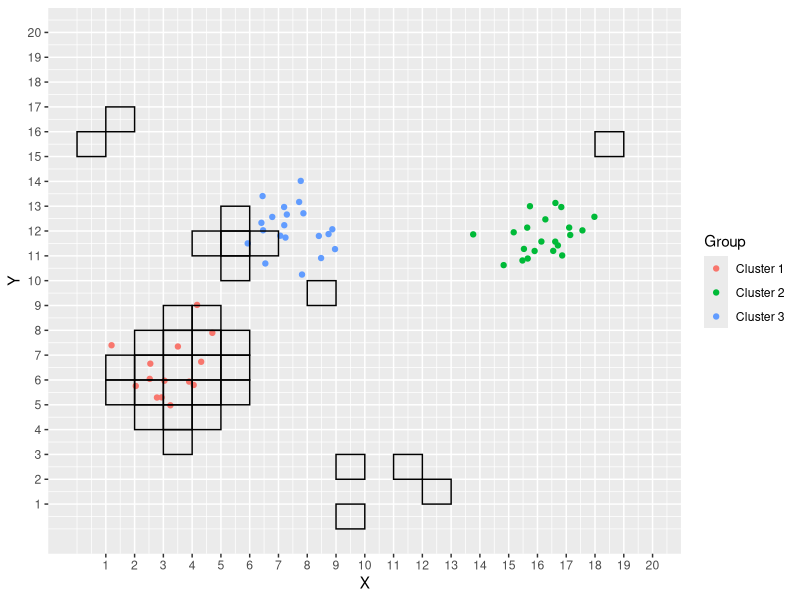
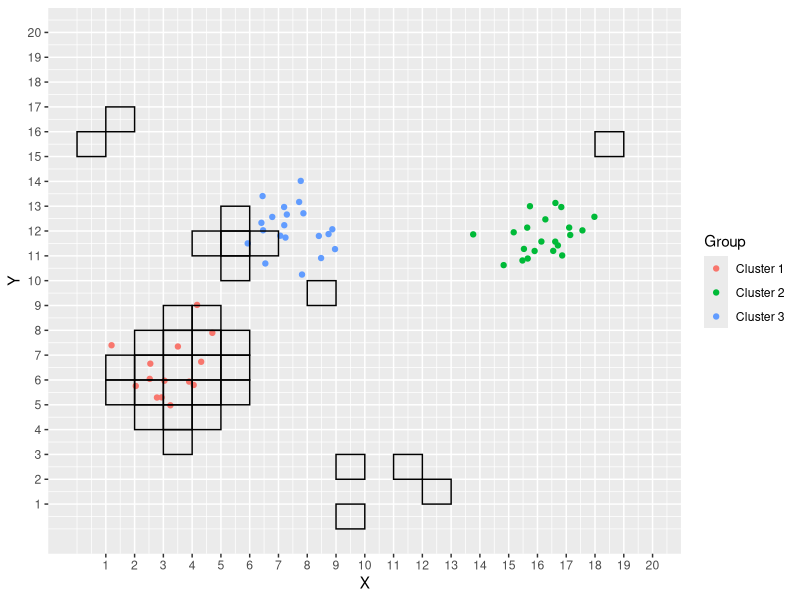
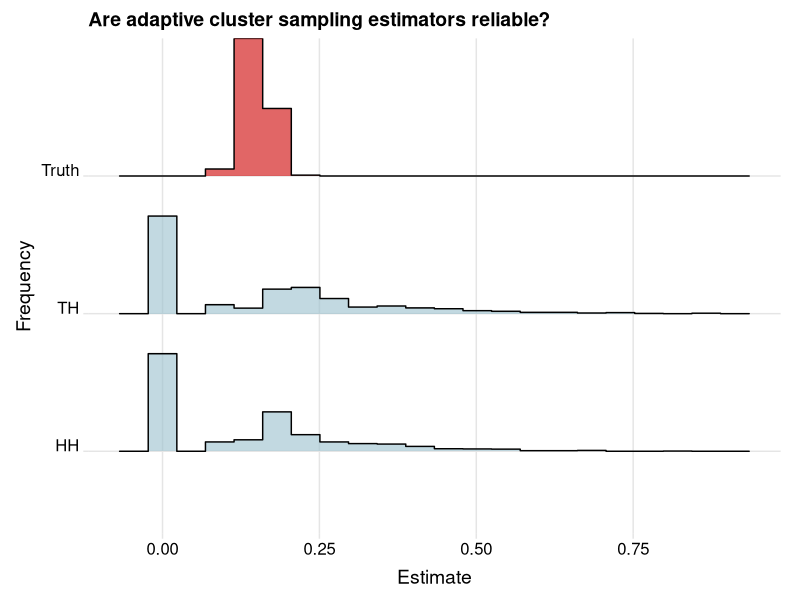
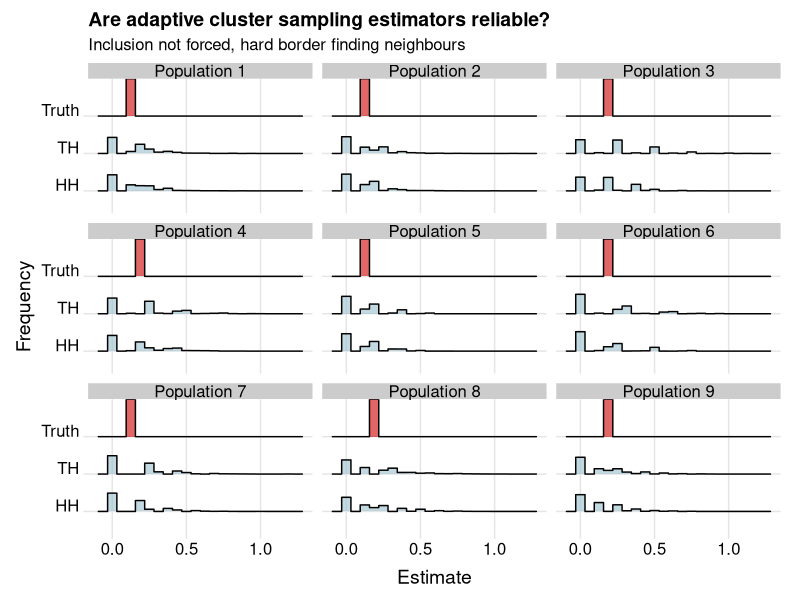
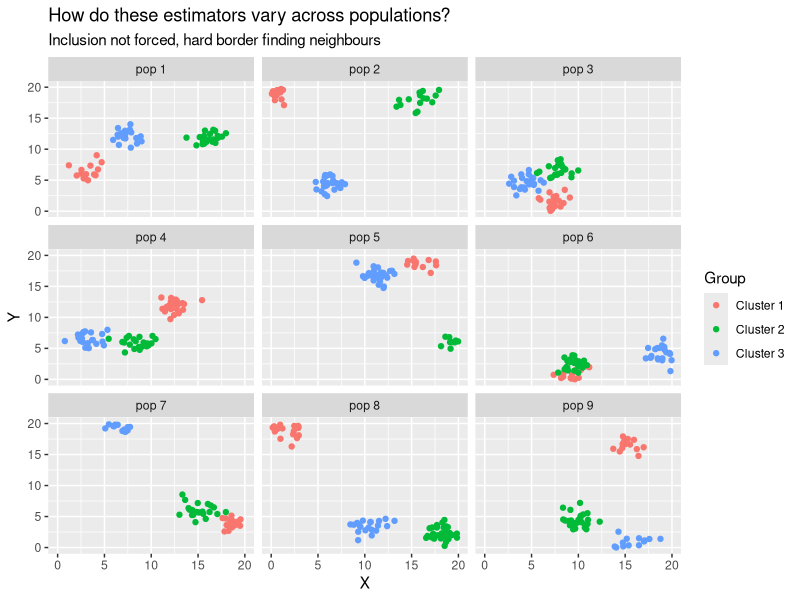
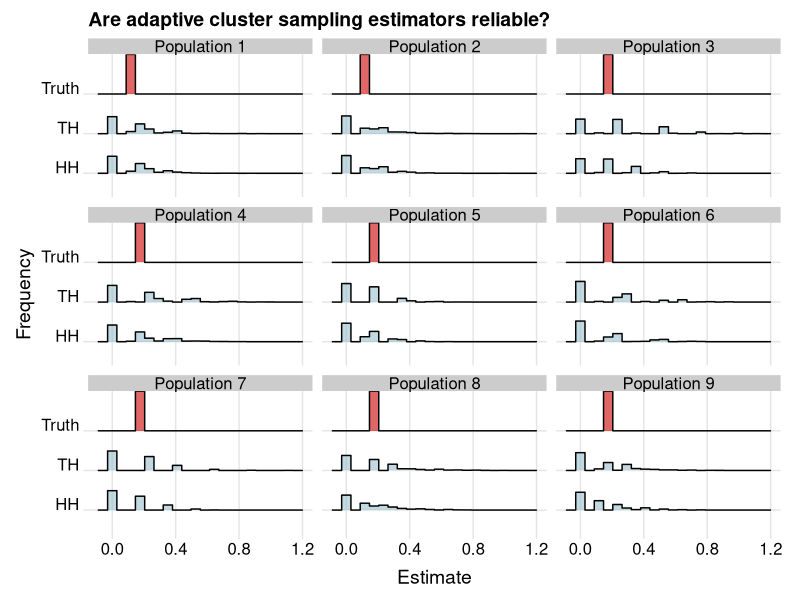
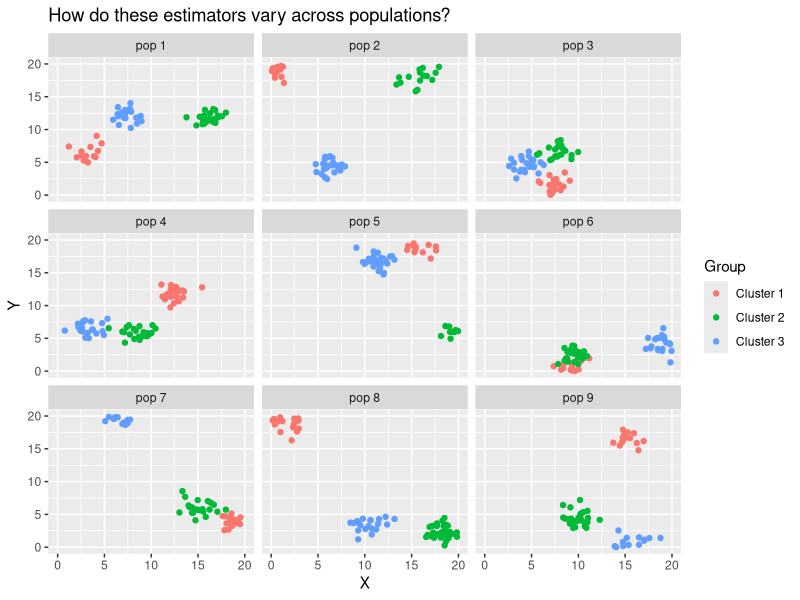
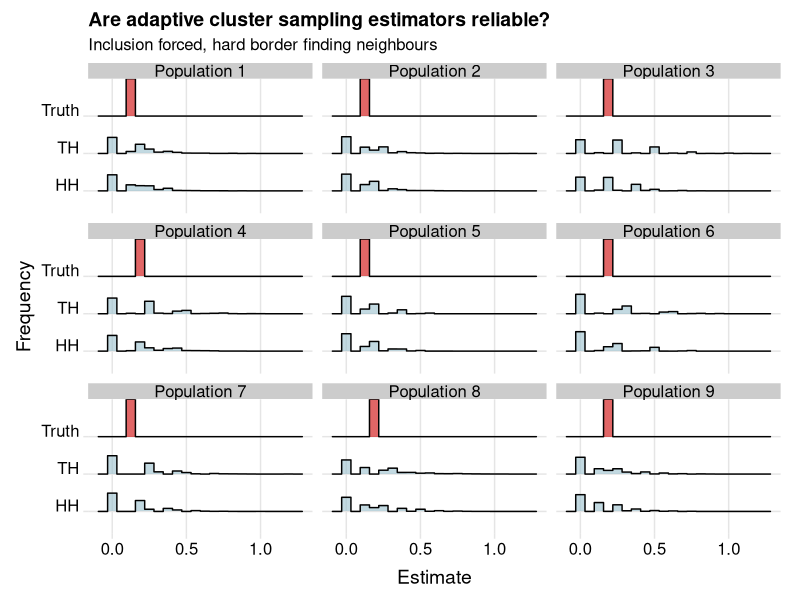

R code for these plots, in order:
## ---- chunk 1
require(tidyverse)
## ---- chunk 2
make_clusters<-function(grid_size=20, nclusters=3, avg_size=20, force_inclusion=FALSE){
  # create a list of clusters.
  centers<-split(runif(nclusters*2,0,grid_size),seq(nclusters))
  # get the three cluster sizes
  sizes<-rpois(3,avg_size)
  # get list of matrices of the centers
  center_dfs<-map2(sizes,centers,
                   ~ kronecker(matrix(rep(1,.x),ncol=1), matrix(.y,ncol=2)))
                              # I actually used the kronecker product holy crap!
  
  if(force_inclusion==T){
    # get coordinates of locations
    locations<-sizes %>% # use sizes
      map( ~data.frame(matrix(rnorm(.x*2),ncol=2))) %>% # make list of df of changes from centers
      map2(.y=center_dfs, ~.x+.y) %>% # add the changes on to the center
      map2(.y=seq(nclusters), ~ mutate(.x, Group=paste("Cluster",.y)))%>%
      bind_rows()
    colnames(locations)<-c("X","Y","Group")
    # force points to snap inside if they were generated outside. This means some
    # tiles will be more densely clustered at edges when a center is near an edge
    # should help maintain the average number of points though
    locations<-locations%>%
      mutate(X=ifelse(X>grid_size,grid_size,X))%>%
      mutate(X=ifelse(X<0, 0, X))%>%
      mutate(Y=ifelse(Y>grid_size,grid_size,Y))%>%
      mutate(Y=ifelse(Y<0, 0, Y))
      
  }else{
    # get coordinates of locations
    locations<-sizes %>% # use sizes
      map(~data.frame(matrix(rnorm(.x*2),ncol=2))) %>% # make list of df of changes from centers
      map2(.y=center_dfs,~.x+.y) %>% # add the changes on to the center
      map2(.y=seq(nclusters), ~ mutate(.x, Group=paste("Cluster",.y)))%>%
      bind_rows()
    colnames(locations)<-c("X","Y","Group")
  }
  locations
}
make_clusters(force_inclusion = TRUE)
## ---- chunk 3
plot_clusters<-function(cluster_df, grid_size=20,samp=NULL){
  # cluster_df is the set of points on the grid
  # samp is the set of tiles that were sampled
  # create a plot of the clusters
  p<-ggplot(cluster_df, aes(x=X, y=Y, color=Group))+
    geom_point()+
    scale_x_continuous(breaks=seq(grid_size))+
    scale_y_continuous(breaks=seq(grid_size))+
    coord_cartesian(xlim=c(0,grid_size), ylim=c(0,grid_size))
  if(!is.null(samp)){
    # this will highlight tiles that are sampled
    # samp is the dataframe containing the coordinates for tiles
    p<-p+geom_rect(data=samp, 
                   aes( xmin=X-1, xmax=X, ymin=Y-1, ymax=Y),
                   color="black",
                   fill=NA)
  }
  plot(p)
}
## ---- chunk 4
is_occupied<-function(tile=c(1,1,1),df){
  # check if a tile is occupied tile location is given as c(row,column)
  # give a dataframe with coordinates of point
  # check if there are any points in xrange & yrange at the same time
  #sum((df[,1]<tile[2] & df[,1]>tile[2]-1) * (df[,1]<tile[2] & df[,1]>tile[2]-1))>0
  
  sum((df[,1]<tile[1]&df[,1]>tile[1]-1) & (df[,2]<tile[2] & df[,2]>tile[2]-1))>0
}
## ---- chunk 5
tile_sum<-function(tile=c(X=1,Y=1,K=1), df){
  # This function returns the y_k for tile k
  # tile is the tile to find the response of 
  # df is the dataframe of points on the grid
  sum((df[,1]<tile[1]&df[,1]>tile[1]-1) & (df[,2]<tile[2] & df[,2]>tile[2]-1))
}
## ---- chunk 6
get_neighbours<- function(tile=c(X=1,Y=1,k=1), hard_border=TRUE,grid_size=20){
  # gets a list of neighbouring tiles
  neighbours<-list(c(tile[1]-1, tile[2],   tile[3]),
                   c(tile[1],   tile[2]-1, tile[3]),
                   c(tile[1]+1, tile[2],   tile[3]),
                   c(tile[1],   tile[2]+1, tile[3]))
  if(hard_border){
    # do we want to include neighbours outside of the grid?
    # returns the neighbours that are only within the border
    neighbours<-neighbours[map_lgl(neighbours, ~prod(c(.x>0,.x<=grid_size)))]
  }
  # returns list of neighbours for a given tile 
  neighbours
}
## ---- chunk 7
get_tiles<-function(grid_size=20,n1=10,...){
  # this function returns a sample of n1 tiles using a square grid_size grid
  # get a tile
  tiles<-sample(1:grid_size^2,n1,...)
  # convert tile numbers into X and Y
  samp<-data.frame(X=tiles%%grid_size, Y=(tiles-1)%/%grid_size+1)
  samp$X[samp$X==0]<-grid_size
  samp$k<-1:n1
  samp
}

## ---- chunk 8
simulate_one<-function(nclusters=3, grid_size=20,n1=10,force_inclusion=FALSE, hard_border=TRUE,... ){
  # generate clusters
  points<-make_clusters(force_inclusion = force_inclusion)
  # choose the starting grid cells
  sample_tiles<-get_tiles(n1=10,...)
  # save a copy to check against for updates
  temp<-sample_tiles
  # check whether or not they are occupied based on the clusters
  occupied<-apply(sample_tiles,1,function(x) is_occupied(x, points))
  # find the neighbours of the occupied points
  neighbours<-apply(sample_tiles[occupied,], 1, function(x) get_neighbours(x,hard_border = TRUE))%>% # get neighbours
    bind_rows() %>% # turn list of neighbours into tibble
    as.data.frame() # into dataframe
  # update sample tiles to include neighbours
  sample_tiles<-rbind(sample_tiles,neighbours) %>%
    unique()
  
  # keep looping until sample_tiles does not grow
  while(dim(temp)[1]!=dim(sample_tiles)[1]){ 
    # save a copy to check against for updates
    temp<-sample_tiles
    # check whether or not they are occupied based on the clusters
    occupied<-apply(sample_tiles,1,function(x) is_occupied(x,points))
    # find the neighbours of the occupied points
    neighbours<-apply(sample_tiles[occupied,], 1, function(x) get_neighbours(x,hard_border = TRUE))%>% # get neighbours
      bind_rows() %>% # turn list of neighbours into tibble
      as.data.frame() # into dataframe
    # update sample tiles to include neighbours
    sample_tiles<-sample_tiles %>%
      bind_rows(neighbours) %>%
      unique()
  }
  
  # get the values of the response for each unit in the sample
  sample_tiles$y_k<-apply(sample_tiles,1,function(x) tile_sum(x, points))
  # get the number of units in each network m_k and add occupied to sample_tiles
  sample_tiles<-sample_tiles%>%
    cbind(occupied)%>%
    group_by(k)%>%
    mutate(m_k=sum(occupied))
  # minimum for m_k is 1 not 0, set all 0s to 1
  sample_tiles$m_k[sample_tiles$m_k==0]<-1
  
  return(list(sample_tiles=sample_tiles,
              points=points,
              nclusters=nclusters,
              grid_size=grid_size,
              n1=n1))
}

set.seed(pi)
sim_data<-simulate_one()
## ---- chunk 9
set.seed(pi)
sample_one<-simulate_one(n1=10,nclusters=3, grid_size=20,force_inclusion=TRUE)
plot_clusters(sample_one$points,samp=sample_one$sample_tiles)
## ---- chunk 10
# m numer of samples from the same population
simulate_m<-function(m=10,nclusters=3, grid_size=20,n1=10,force_inclusion=FALSE, hard_border=TRUE,...  ){
  results<-list()
  # generate clusters
  points<-make_clusters(force_inclusion = force_inclusion)
  for(i in 1:m){ # loop for the m samples
    # this is just the code from simulate_one() see that for more comments
    sample_tiles<-get_tiles(n1=10,...)
    temp<-sample_tiles
    occupied<-apply(sample_tiles,1,function(x) is_occupied(x,points))
    
    neighbours<-apply(sample_tiles[occupied,], 1, function(x) get_neighbours(x,hard_border = hard_border))%>% # get neighbours
      bind_rows() %>% 
      as.data.frame() 
    
    sample_tiles<-rbind(sample_tiles,neighbours) %>%
      unique()
     # keep looping until sample_tiles does not grow
    while(dim(temp)[1]!=dim(sample_tiles)[1]){ 
      # save a copy to check against for updates
      temp<-sample_tiles
      # check whether or not they are occupied based on the clusters
      occupied<-apply(sample_tiles,1,function(x) is_occupied(x,points))
      # find the neighbours of the occupied points
      neighbours<-apply(sample_tiles[occupied,], 1, function(x)get_neighbours(x,hard_border = hard_border))%>% # get neighbours
        bind_rows() %>% # turn list of neighbours into tibble
        as.data.frame() # into dataframe
      # update sample tiles to include neighbours
      sample_tiles<-sample_tiles %>%
        bind_rows(neighbours) %>%
        unique()
    }
    
    # get the values of the response for each unit in the sample
    sample_tiles$y_k<-apply(sample_tiles,1,function(x) tile_sum(x, points))
    # get the number of units in each network m_k and add occupied to sample_tiles
    sample_tiles<-sample_tiles%>%
      cbind(occupied)%>%
      group_by(k)%>%
      mutate(m_k=sum(occupied))
    # minimum for m_k is 1 not 0, set all 0s to 1
    sample_tiles$m_k[sample_tiles$m_k==0]<-1
    
    results[[i]]<-list(sample_tiles=sample_tiles,
                                  points=points,
                                  nclusters=nclusters,
                                  grid_size=grid_size,
                                  n1=n1)
  }
  return(results)
}

set.seed(pi)
sim_data_m<-simulate_m()
## ---- chunk 11
modified_HH<-function(sim_data,plot=F,n1=10,...){
  # Find the hansen hurwitz estimator of a sample called sim_data
  if(plot==T){ # plot sample
    plot_clusters(sim_data$points,samp=sim_data$sample_tiles)
  }
  
  # sample_one$points and sample_one$sample_tiles
  # get the response values for each tile sampled
  y_k<-sim_data$sample_tiles$y_k
  # find the sum of each network that a unit belongs to this returns
  # k and the mean
  temp<-data.frame(y_k,group=sim_data$sample_tiles$k) %>%
    group_by(group)%>%
    filter(y_k>0) %>%
    summarize(network_means=mean(y_k))
  
  means<-data.frame(init_sample=1:n1,network_means=rep(0,n1))
  means[temp$group,2]<-temp$network_means
  mean(means$network_means)
}

modified_HH(sim_data,plot=T)
## ---- chunk 12
alpha_k<-function(sim_data){
  # get the response values for each tile sampled
  y_k<-sim_data$sample_tiles$y_k
  n1<-sim_data$n1
  N<-sim_data$grid_size^2
  1-choose(N-sim_data$sample_tiles$m_k, sim_data$n1)/choose(N,sim_data$n1)
}
alpha_k(sim_data)
## ---- chunk 13
modified_TH<-function(sim_data,plot=F){
  if(plot==T){
    plot_clusters(sim_data$points,samp=sim_data$sample_tiles)
  }
  a_k<-alpha_k(sim_data)
  N<-sim_data$grid_size^2
  y_k<-sim_data$sample_tiles$y_k
  J_k<-sim_data$sample_tiles$occupied
  1/N*sum(y_k*J_k/a_k)
}

modified_TH(sim_data)
## ---- chunk 14
results<-read_csv("sampling 1000 populations.csv",show_col_types = FALSE)
results_long<-results %>% 
  pivot_longer(cols = HH:Truth,
               names_to = "Estimator", 
               values_to = "Value")
# install.packages("ggridges")
require(ggridges)
# install.packages("colorspace")
require(colorspace)

ggplot(results_long,aes(x=Value, y=Estimator, fill=Estimator))+
  geom_density_ridges(alpha=0.6, stat="binline",bins=20,scale=1)+
  theme_ridges()+
  theme(legend.position="none",
        axis.title.y = element_text( hjust = 0.5),
        axis.title.x = element_text( hjust = 0.5))+
  xlab("Estimate") +
  ylab("Frequency")+
  ggtitle("Are adaptive cluster sampling estimators reliable?")+
  scale_fill_manual(values=c("lightblue3","lightblue3","red3"))
## ---- chunk 15
# read in results from simulation above
results<-read_csv("estimates-inclusion_not_forced-hard_border.csv",show_col_types = FALSE)
results_long<-results%>%
  pivot_longer(cols = HH:Truth,
               names_to = "Estimator", 
               values_to = "Value")

population_points<-read_csv("pop_points-inclusion_not_forced-hard_border.csv",show_col_types = FALSE)
# plot the distributions of the estimators across the 9 populations
ggplot(results_long,aes(x=Value, y=Estimator, fill=Estimator))+
  geom_density_ridges(alpha=0.6, stat="binline",bins=20,scale=1)+
  theme_ridges()+
  theme(legend.position="none",
        axis.title.y = element_text( hjust = 0.5),
        axis.title.x = element_text( hjust = 0.5))+
  xlab("Estimate") +
  ylab("Frequency")+
  ggtitle("Are adaptive cluster sampling estimators reliable?",
          subtitle="Inclusion not forced, hard border finding neighbours")+
  scale_fill_manual(values=c("lightblue3","lightblue3","red3"))+
  facet_wrap(~Population)
# plot the 9 populations
ggplot(population_points,aes(x=X,y=Y,color=Group))+
  geom_point()+
  facet_wrap(~Population)+
  xlim(0,20)+ylim(0,20)+
  ggtitle("How do these estimators vary across populations?",
          subtitle="Inclusion not forced, hard border finding neighbours")
## ---- chunk 16
results<-read_csv("estimates-inclusion_not_forced-soft_border.csv",show_col_types = FALSE)
results_long<-results%>%
  pivot_longer(cols = HH:Truth,
               names_to = "Estimator", 
               values_to = "Value")

population_points<-read_csv("pop_points-inclusion_not_forced-soft_border.csv",show_col_types = FALSE)

ggplot(results_long,aes(x=Value, y=Estimator, fill=Estimator))+
  geom_density_ridges(alpha=0.6, stat="binline",bins=20,scale=1)+
  theme_ridges()+
  theme(legend.position="none",
        axis.title.y = element_text( hjust = 0.5),
        axis.title.x = element_text( hjust = 0.5))+
  xlab("Estimate") +
  ylab("Frequency")+
  ggtitle("Are adaptive cluster sampling estimators reliable?")+
  scale_fill_manual(values=c("lightblue3","lightblue3","red3"))+
  facet_wrap(~Population)

ggplot(population_points,aes(x=X,y=Y,color=Group))+
  geom_point()+
  facet_wrap(~Population)+
  xlim(0,20)+ylim(0,20)+
  ggtitle("How do these estimators vary across populations?")
## ---- chunk 17
# read in results from simulation above
results<-read_csv("estimates-inclusion_forced-hard_border.csv",show_col_types = FALSE)
results_long<-results%>%
  pivot_longer(cols = HH:Truth,
               names_to = "Estimator", 
               values_to = "Value")

population_points<-read_csv("pop_points-inclusion_forced-hard_border.csv",show_col_types = FALSE)
# plot the distributions of the estimators across the 9 populations
ggplot(results_long,aes(x=Value, y=Estimator, fill=Estimator))+
  geom_density_ridges(alpha=0.6, stat="binline",bins=20,scale=1)+
  theme_ridges()+
  theme(legend.position="none",
        axis.title.y = element_text( hjust = 0.5),
        axis.title.x = element_text( hjust = 0.5))+
  xlab("Estimate") +
  ylab("Frequency")+
  ggtitle("Are adaptive cluster sampling estimators reliable?",
          subtitle="Inclusion forced, hard border finding neighbours")+
  scale_fill_manual(values=c("lightblue3","lightblue3","red3"))+
  facet_wrap(~Population)
# plot the 9 populations
ggplot(population_points,aes(x=X,y=Y,color=Group))+
  geom_point()+
  facet_wrap(~Population)+
  xlim(0,20)+ylim(0,20)+
  ggtitle("How do these estimators vary across populations?",
          subtitle="Inclusion forced, hard border finding neighbours")
## ---- chunk 18
# read in results from simulation above
results<-read_csv("estimates-inclusion_forced-soft_border.csv",show_col_types = FALSE)
results_long<-results%>%
  pivot_longer(cols = HH:Truth,
               names_to = "Estimator", 
               values_to = "Value")

population_points<-read_csv("pop_points-inclusion_forced-soft_border.csv",show_col_types = FALSE)
# plot the distributions of the estimators across the 9 populations
ggplot(results_long,aes(x=Value, y=Estimator, fill=Estimator))+
  geom_density_ridges(alpha=0.6, stat="binline",bins=20,scale=1)+
  theme_ridges()+
  theme(legend.position="none",
        axis.title.y = element_text( hjust = 0.5),
        axis.title.x = element_text( hjust = 0.5))+
  xlab("Estimate") +
  ylab("Frequency")+
  ggtitle("Are adaptive cluster sampling estimators reliable?",
          subtitle="Inclusion forced, soft border finding neighbours")+
  scale_fill_manual(values=c("lightblue3","lightblue3","red3"))+
  facet_wrap(~Population)
# plot the 9 populations
ggplot(population_points,aes(x=X,y=Y,color=Group))+
  geom_point()+
  facet_wrap(~Population)+
  xlim(0,20)+ylim(0,20)+
  ggtitle("How do these estimators vary across populations?",
          subtitle="Inclusion forced, soft border finding neighbours")
